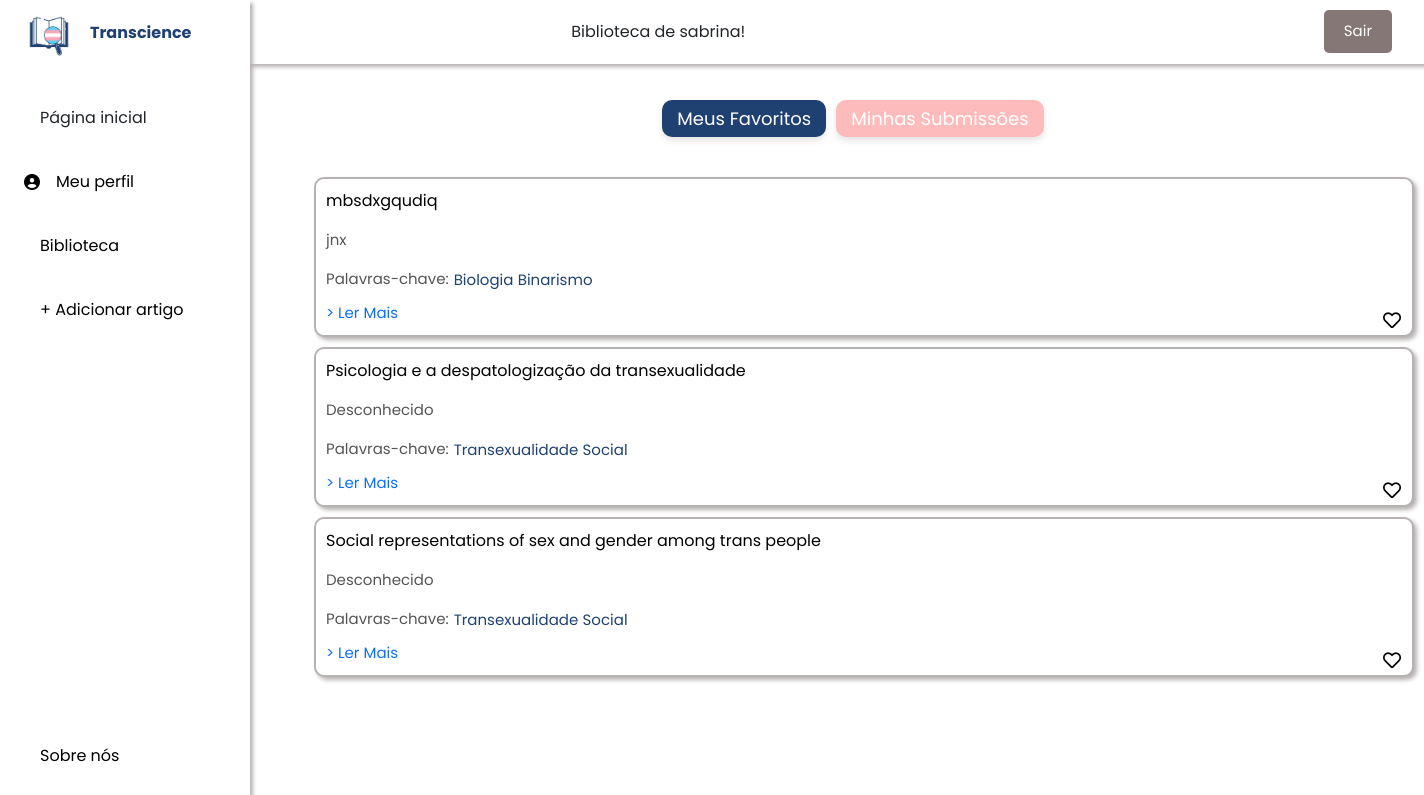
/biblioteca/minha_biblioteca/ (signed in), run on the app's committed database.
### biblioteca/models.py (models this page shows, shortened)
class Favorito(models.Model):
    usuario = models.ForeignKey(User, on_delete=models.CASCADE)
    artigo = models.ForeignKey(Artigo, on_delete=models.CASCADE)
    data_favorito = models.DateField(auto_now_add=True)

class Artigo(models.Model):
    titulo = models.CharField(max_length=200)
    link = models.CharField(max_length=255)
    autor = models.CharField(max_length=255)
    relevancia_id = models.ForeignKey(Relevancia, on_delete=models.CASCADE)
    ano_id = models.ForeignKey(Ano, on_delete=models.CASCADE)
    palavras_chave = models.ManyToManyField(PalavraChave, related_name='artigos')
    usuario = models.ManyToManyField(User, related_name='artigos')

class PalavraChave(models.Model):
    nome = models.CharField(max_length=100)
    def __str__(self):
        return self.nome

### biblioteca/views.py (the view)
# urls.py: path("minha_biblioteca/", views.ArtigoListView.as_view(), name="minha_biblioteca"),
class ArtigoListView(LoginRequiredMixin, generic.ListView):
    model = Artigo
    template_name = 'biblioteca/minha_biblioteca.html'
    context_object_name = 'artigos'
    def get_queryset(self):
        return Artigo.objects.filter(usuario=self.request.user)

### biblioteca/models.py (called while the page is built)
    def __str__(self):
        return self.descricao

### biblioteca/templates/biblioteca/minha_biblioteca.html (shortened to what this page needs)
{% load static %}
<link rel="stylesheet" href="{% static 'css/bootstrap.min.css' %}">
<link rel="stylesheet" href="{% static 'fa/css/all.min.css' %}">
<link rel="stylesheet" href="{% static 'biblioteca/style.css' %}">
<link href="fontawesome/css/all.css" rel="stylesheet">
<link rel="stylesheet" href="https://use.fontawesome.com/releases/v5.0.7/css/all.css">
<head>
</head>
<body id="body-pd">
  <header class="header" id="header">
      {% if user.is_authenticated %}
      Biblioteca de {{ user.username }}!
      {% else %}
      <p>You are not logged in</p>
      <a href="{% url 'login' %}">Log In</a>
      {% endif %}
      <form action="{% url 'logout' %}" method="post">
        <button type="submit" class="logout-button">Sair</button>
      </form>
  </header>
  <div class="l-navbar" id="nav-bar">
    <nav class="nav">
        <div>
            <a href="#" class="nav_logo">
                <img src="{% static 'biblioteca/images/logo.png' %}" alt="Logo" class="nav_logo-img">
                <span class="nav_logo-name">Transcience</span>
            </a>
            <div class="nav_list">
                <a href="{% url 'biblioteca:index' %}" class="nav_link active">
                    <span class="nav_name">Página inicial</span>
                </a>
                <a href="{% url 'perfil' %}" class="nav_link">
                  <i class="fa-solid fa-circle-user"></i>
                    <span class="nav_name">Meu perfil</span>
                </a>
                <a href="{% url 'biblioteca:minha_biblioteca' %}" class="nav_link">
                    <span class="nav_name">Biblioteca</span>
                </a>
                <a href="{% url 'novoArtigo' %}" class="nav_link">
                  <span class="nav_name"> + Adicionar artigo</span>
                </a>
            </div>
        </div>
        <a href="#" class="nav_link">
            <span class="nav_name">Sobre nós</span>
        </a>
    </nav>
</div>
<div class="btn-container">
    <button class="btn btn-primary" onclick="mostrarFavoritos()">Meus Favoritos</button>
    <button class="btn btn-secondary" onclick="mostrarSubmissoes()">Minhas Submissões</button>
</div>
<div class="content-container">
    <div class="content-container">
        <div id="favoritos" style="display: block;">
            <ul>
                {% for favorito in user.favorito_set.all %}
                    <li class="artigo-item" style="position: relative; padding-bottom: 30px;">
                        <a class="titulo-artigo" style="color: black;">
                            {{ favorito.artigo.titulo }}
                        </a>
                        <form action="{% url 'favoritar_artigo' favorito.artigo.id %}" method="post" class="favorite-form" id="favorite-form-{{ favorito.artigo.id }}">
                            <button type="submit" class="favorite-button" style="border: none; background: none; position: absolute; bottom: 5px; right: 5px;" id="favorite-btn-{{ favorito.artigo.id }}" onclick="toggleFavorite(event, {{ favorito.artigo.id }})">
                                <i class="far fa-heart" id="heart-{{ favorito.artigo.id }}" style="font-size: 18px;"></i>
                            </button>
                        </form>
                        <p class="texto-menor" style="margin-top: 3px;">{{ favorito.artigo.autor }}
                        <div style="display: flex; align-items: center; margin-top: 10px;">
                            <a class="texto-menor">Palavras-chave:</a>
                            <div class="palavras-chave-container" style="margin-left: 5px;">
                                {% for palavra_chave in favorito.artigo.palavras_chave.all %}
                                    <span class="texto-menor" style="color: #1F4172;">{{ palavra_chave }}</span>
                                {% endfor %}
                            </div>
                        </div>
                        <p class="texto-menor" style="margin-top: 10px;">
                            <a href="{{ favorito.artigo.link }}" target="_blank">> Ler Mais</a>
                        </p>
                    </li>
                {% empty %}
                    <p>Você ainda não favoritou nenhum artigo.</p>
                {% endfor %}
            </ul>
        </div>

### biblioteca/static/biblioteca/style.css (style rules this page uses)
* { font-family: "Poppins", sans-serif; }
body { position: relative; font-family: var(--body-font); transition: .5s; margin: 0; padding: 0; }
a { text-decoration: none; }
.artigo-item { border-radius: 10px; padding: 10px; margin-bottom: 10px; background-color: #ffffff; border: 2px solid rgb(183, 178, 178); list-style: none; box-shadow: 3px 3px 4px rgb(183, 178, 178); transition: transform 0.3s, box-shadow 0.3s; }
.texto-menor { font-size: 15px; color: #555; }
.header { width: 100%; height: var(--header-height); position: fixed; top: 0; left: 0; display: flex; align-items: center; justify-content: space-between; padding: 0 1rem; background-color: #ffffff; z-index: var(--z-fixed); transition: .5s; box-shadow: 3px 3px 4px rgb(183, 178, 178); }
.l-navbar { position: fixed; top: 0; left: 0; width: var(--nav-width); height: 100vh; background-color: #ffffff; padding: 0; transition: .5s; z-index: var(--z-fixed); box-shadow: 3px 3px 4px rgb(183, 178, 178); }
.nav { height: 100%; display: flex; flex-direction: column; justify-content: space-between; overflow: hidden; margin-top: 0; }
.nav_logo, .nav_link { display: grid; grid-template-columns: max-content max-content; align-items: center; column-gap: 1rem; padding: .5rem 0 .5rem 1.5rem; }
.nav_logo { margin-bottom: 2rem; }
.nav_logo-name { color: #1F4172; font-weight: 700; }
.nav_link { position: relative; color: var(--first-color-light); margin-bottom: 1.5rem; transition: .3s; }
.nav_logo-img { width: 50px; height: 50px; white-space: nowrap; }
.active { color: var(--black-color); }
.active::before { content: ''; position: absolute; left: 0; width: 2px; height: 32px; background-color: var(--white-color); }
@media screen and (min-width: 768px) { body { margin: calc(var(--header-height) + 1rem) 0 0 0; padding-left: calc(var(--nav-width) + 2rem); } }
@media screen and (min-width: 768px) { .header { height: calc(var(--header-height) + 1rem); padding: 0 2rem 0 calc(var(--nav-width) + 2rem); } }
@media screen and (min-width: 768px) { .l-navbar { left: 0; padding: 0; margin: 0; } }
@media screen and (min-width: 768px) { .logout-button { background-color: #847776; color: white; border: none; padding: 10px 20px; font-size: 15px; cursor: pointer; border-radius: 5px; transition: background-color 0.3s ease; margin-top: 15px; transition: background-color 0.3s, transform 0.2s; } }
@media screen and (min-width: 768px) { .favorite-button i { cursor: pointer; font-size: 20px; } }

### biblioteca/templates/biblioteca/minha_biblioteca.html (style rules this page uses)
.artigo-item { width: 1100px; height: 160px; }
.btn-container { display: flex; justify-content: center; align-items: center; gap: 10px; margin-top: 100px; margin-bottom: 40px; }
.btn.btn-primary { background-color: #1F4172; color: white; padding: 5px 15px; border: none; border-radius: 10px; font-size: 18px; box-shadow: 0px 4px 6px rgba(0, 0, 0, 0.1); transition: background-color 0.3s ease, transform 0.3s ease; display: inline-block; text-align: center; cursor: pointer; }
.btn.btn-secondary { background-color: #febbbb; color: white; padding: 5px 15px; border: none; border-radius: 10px; font-size: 18px; box-shadow: 0px 4px 6px rgba(0, 0, 0, 0.1); transition: background-color 0.3s ease, transform 0.3s ease; display: inline-block; text-align: center; cursor: pointer; }

### data on the page
Favorito: artigo.titulo "mbsdxgqudiq", artigo.autor "jnx"
PalavraChave: nome "Biologia"
PalavraChave: nome "Binarismo"
Favorito: artigo.titulo "Psicologia e a despatologização da transexualidade", artigo.autor "Desconhecido"
PalavraChave: nome "Transexualidade"
PalavraChave: nome "Social"
Favorito: artigo.titulo "Social representations of sex and gender among trans people", artigo.autor "Desconhecido"

### other printed values
{{ user.username }} "sabrina"
